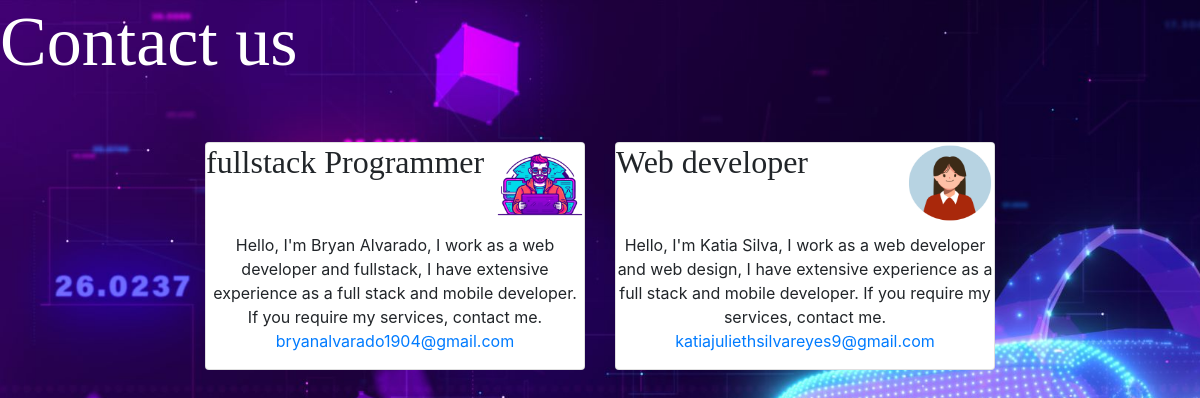
/contact_us/, run on the app's committed database.
### academy/models.py (models this page shows, shortened)
class Contact_us(models.Model):
    title = models.CharField(max_length=100)
    description = models.CharField(max_length=250)
    image= models.ImageField (default='default_image.jpg')

### academy/views.py (the view)
# urls.py: path('contact_us/', views.contact_us, name='contact_us'),
def contact_us(request):
    contact_us = Contact_us.objects.all()
    return render(request, 'contact_us/contact_us.html', {'contact_us': contact_us})

### academy/templates/contact_us/contact_us.html (shortened to what this page needs)
<h1 style="color:#fff; font-size:70; font-family: impact">Contact us</h1>
{% load static %}
<link rel="stylesheet" href="{% static "styles/styles.css" %}">
<link rel="stylesheet" href="https://maxcdn.bootstrapcdn.com/bootstrap/4.5.2/css/bootstrap.min.css">
</head>
<div class="row justify-content-center">
    {% for contact_us in contact_us %}
        <div id='cont' class="col-md-4 " style="margin-bottom: 20px;">
            <div class="card text-center">
                <div class="d-flex justify-content-between align-items-start" style="height: 100px; font-family: impact;">
                    <h2 class="card-title" >{{ contact_us.title }}</h2>
                    <img src="{{ contact_us.image.url }}" alt="{{ contact_us.title }}" class="card-img-top" style="width: 88px; height: 80px;">
                </div>
                <p class="card-description" style="text-align: center; margin-top: -10px;">{{ contact_us.description }} {% if forloop.first %}<a href="mailto:bryanalvarado1904@gmail.com">bryanalvarado1904@gmail.com</a>{% else %}<a href="mailto:katiajuliethsilvareyes9@gmail.com">katiajuliethsilvareyes9@gmail.com</a>{% endif %}</p>
            </div>
        </div>
    {% endfor %}
</div>

### academy/static/styles/styles.css (style rules this page uses)
#cont { top: 50px; }

### data on the page
Contact_us: title "fullstack Programmer", image (picture), description "Hello, I'm Bryan Alvarado, I work as a web developer and fullstack, I have extensive experience as a full stack and mobile developer. If you require my services, contact me.", shows "bryanalvarado1904@gmail.com"
Contact_us: title "Web developer", image (picture), description "Hello, I'm Katia Silva, I work as a web developer and web design, I have extensive experience as a full stack and mobile developer. If you require my services, contact me.", shows "katiajuliethsilvareyes9@gmail.com"
